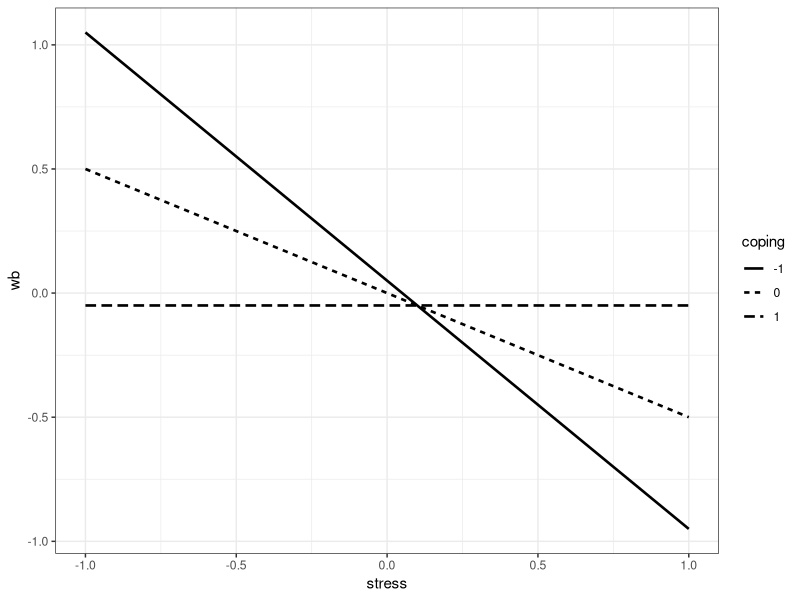

Source code (R):
library(ggplot2)

# create plausible data
newdat <- expand.grid(
  coping = c(-1,0,1),
  stress = c(-1,0,1)
)

# predict outcome based on negative/positive main effects and negative/positive interaction
newdat$wb <- -0.05 * newdat$coping - 0.5 * newdat$stress + 0.5 * newdat$coping*newdat$stress

# plot the effects
ggplot(data = newdat, aes(x=stress, y=wb, linetype=factor(coping, levels=c(-1,0,1)))) +
  theme_bw() +
  xlab("stress")+
  ylab("wb")+
  geom_line(size=0.9)+	
  guides(linetype=guide_legend(title="coping"))

